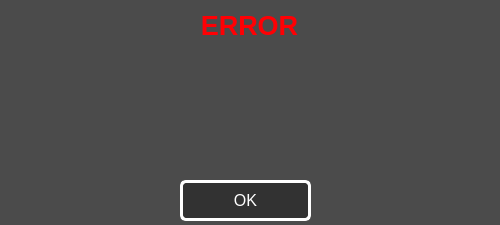
<?xml version="1.0" encoding="UTF-8"?>
<ui version="4.0">
 <class>Dialog</class>
 <widget class="QDialog" name="Dialog">
  <property name="windowModality">
   <enum>Qt::NonModal</enum>
  </property>
  <property name="enabled">
   <bool>true</bool>
  </property>
  <property name="geometry">
   <rect>
    <x>0</x>
    <y>0</y>
    <width>500</width>
    <height>225</height>
   </rect>
  </property>
  <property name="minimumSize">
   <size>
    <width>500</width>
    <height>225</height>
   </size>
  </property>
  <property name="maximumSize">
   <size>
    <width>500</width>
    <height>225</height>
   </size>
  </property>
  <property name="font">
   <font>
    <family>Tahoma</family>
    <pointsize>12</pointsize>
   </font>
  </property>
  <property name="mouseTracking">
   <bool>false</bool>
  </property>
  <property name="tabletTracking">
   <bool>false</bool>
  </property>
  <property name="acceptDrops">
   <bool>false</bool>
  </property>
  <property name="windowTitle">
   <string>Nullpunkt Bscheißer | Error Massage</string>
  </property>
  <property name="windowIcon">
   <iconset>
    <normaloff>data/Icon.jpg</normaloff>data/Icon.jpg</iconset>
  </property>
  <property name="styleSheet">
   <string notr="true">background-color:rgb(75, 75, 75);</string>
  </property>
  <property name="inputMethodHints">
   <set>Qt::ImhNone</set>
  </property>
  <property name="sizeGripEnabled">
   <bool>false</bool>
  </property>
  <property name="modal">
   <bool>false</bool>
  </property>
  <widget class="QLabel" name="ErrorText">
   <property name="geometry">
    <rect>
     <x>20</x>
     <y>50</y>
     <width>461</width>
     <height>111</height>
    </rect>
   </property>
   <property name="minimumSize">
    <size>
     <width>461</width>
     <height>111</height>
    </size>
   </property>
   <property name="maximumSize">
    <size>
     <width>461</width>
     <height>111</height>
    </size>
   </property>
   <property name="font">
    <font>
     <pointsize>12</pointsize>
     <weight>75</weight>
     <bold>true</bold>
    </font>
   </property>
   <property name="styleSheet">
    <string notr="true">color: #FFF</string>
   </property>
   <property name="text">
    <string/>
   </property>
   <property name="alignment">
    <set>Qt::AlignLeading|Qt::AlignLeft|Qt::AlignTop</set>
   </property>
  </widget>
  <widget class="QLabel" name="LabelDone">
   <property name="enabled">
    <bool>true</bool>
   </property>
   <property name="geometry">
    <rect>
     <x>9</x>
     <y>9</y>
     <width>481</width>
     <height>33</height>
    </rect>
   </property>
   <property name="minimumSize">
    <size>
     <width>481</width>
     <height>33</height>
    </size>
   </property>
   <property name="maximumSize">
    <size>
     <width>481</width>
     <height>33</height>
    </size>
   </property>
   <property name="font">
    <font>
     <pointsize>20</pointsize>
     <weight>75</weight>
     <bold>true</bold>
    </font>
   </property>
   <property name="autoFillBackground">
    <bool>false</bool>
   </property>
   <property name="styleSheet">
    <string notr="true">color: rgb(255, 0, 4);
</string>
   </property>
   <property name="text">
    <string>ERROR</string>
   </property>
   <property name="scaledContents">
    <bool>true</bool>
   </property>
   <property name="alignment">
    <set>Qt::AlignCenter</set>
   </property>
  </widget>
  <widget class="QPushButton" name="ErrorOkButton">
   <property name="geometry">
    <rect>
     <x>180</x>
     <y>180</y>
     <width>131</width>
     <height>41</height>
    </rect>
   </property>
   <property name="font">
    <font>
     <family>Tahoma</family>
     <pointsize>12</pointsize>
    </font>
   </property>
   <property name="styleSheet">
    <string notr="true">background-color: rgb(50, 50, 50);
color: rgb(255, 255, 255);
padding: 5px;
border-radius: 6px;
border: 3px solid #FFF</string>
   </property>
   <property name="text">
    <string>OK</string>
   </property>
  </widget>
 </widget>
 <resources/>
 <connections/>
</ui>
